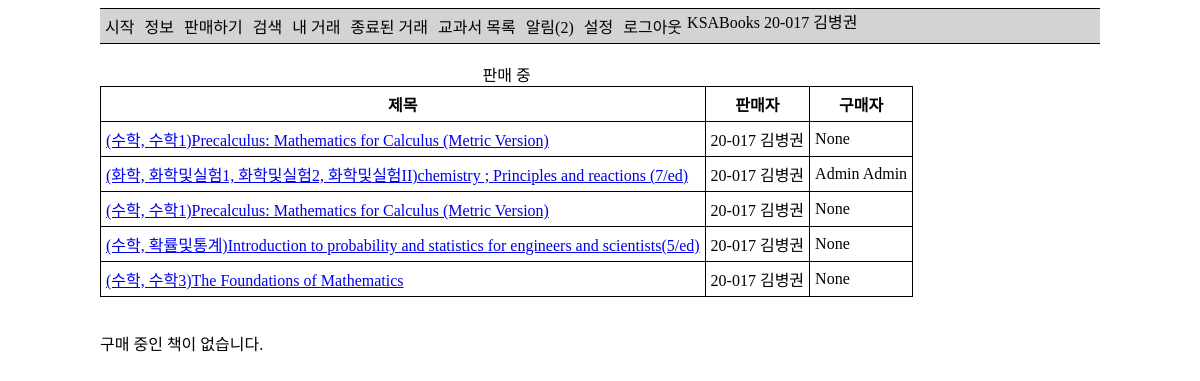
Page /my-offers/ (signed in) on the committed database.
### ksa_books_app/models.py (models this page shows)
class StudentUser(AbstractBaseUser, PermissionsMixin):
    objects = StudentUserManager()
    student_id = models.CharField(max_length=10, verbose_name='학번', help_text='00-000', unique=True)
    name = models.CharField(max_length=100, verbose_name='이름')
    email = models.EmailField()
    is_active = models.BooleanField(default=True)
    is_admin = models.BooleanField(default=False)
    is_superuser = models.BooleanField(default=False)
    is_staff = models.BooleanField(default=False)
    date_joined = models.DateTimeField(auto_now_add=True)
    notifications = models.ManyToManyField(Notification, blank=True)
    unread_notification = models.PositiveIntegerField(default=0)
    notify_books = models.ManyToManyField(Book, verbose_name='원하는 책', blank=True)
    notify_comment = models.BooleanField(default=True, verbose_name='자신에게 댓글을 썼을 때')
    notify_new_offer = models.BooleanField(default=True, verbose_name='원하는 책이 올라왔을 때')
    notify_sold_to_user = models.BooleanField(default=True, verbose_name='자신에게 책을 판매했을 때')
    notify_sold_to_other = models.BooleanField(default=True, verbose_name='구매 신청한 책이 다른 사람에게 판매되었을 때')
    notify_new_want = models.BooleanField(default=True, verbose_name='자신의 책을 누군가 구매 신청했을 때')
    USERNAME_FIELD = 'student_id'
    REQUIRED_FIELDS = ['name']
    def __str__(self):
        return ' '.join([self.student_id, self.name])
    def is_international(self):
        return self.student_id[3] == '2'

class Offer(models.Model):
    seller = models.ForeignKey(settings.AUTH_USER_MODEL, on_delete=models.SET_NULL, null=True,
                               related_name='offer_seller')
    buyer = models.ForeignKey(settings.AUTH_USER_MODEL, on_delete=models.SET_NULL, null=True, blank=True,
                              related_name='offer_buyer')
    want_users = models.ManyToManyField(settings.AUTH_USER_MODEL, blank=True)
    seller_done = models.BooleanField(null=True, default=False)
    buyer_done = models.BooleanField(null=True, default=False)
    book = models.ForeignKey(Book, on_delete=models.SET_NULL, null=True, verbose_name='책')
    price = models.PositiveIntegerField(verbose_name='판매 가격')
    worn_degree = models.CharField(choices=QUALITY, max_length=1, verbose_name='낡은 정도')
    worn_explain = models.TextField(verbose_name='설명', null=True, blank=True)
    note_degree = models.CharField(choices=QUALITY, max_length=1, verbose_name='필기 정도')
    note_explain = models.TextField(verbose_name='설명', null=True, blank=True)
    other = models.TextField(verbose_name='기타 내용', null=True, blank=True)
    date_time = models.DateTimeField(auto_now_add=True, null=True)
    views = models.ManyToManyField(settings.AUTH_USER_MODEL, blank=True, related_name='views')
    def get_absolute_url(self):
        return reverse('check-offer', args=[str(self.id)])

class Book(models.Model):
    title = models.CharField(max_length=100, verbose_name='제목')
    author = models.CharField(max_length=100, verbose_name='저자')
    courses = models.ManyToManyField(Course, verbose_name='과목')
    subject = models.ForeignKey(Subject, verbose_name='교과', on_delete=models.SET_NULL, null=True)
    publisher = models.CharField(max_length=100, verbose_name='출판사')
    isbn = models.CharField(max_length=13, verbose_name='ISBN',
                            help_text='13 Character <a href="https://www.isbn-international.org/content/what-isbn">ISBN number</a>')
    list_price = models.PositiveIntegerField(verbose_name='정가', null=True, blank=True)
    group_price = models.PositiveIntegerField(verbose_name='공동구매 가격', null=True, blank=True)
    using = models.BooleanField(verbose_name='사용 여부')
    class Meta:
        permissions = (
            ('load_data', 'Can load data'),
        )
        ordering = ['subject']
    def __str__(self):
        return f'({self.subject}, {self.display_courses()}){self.title}'
    def display_courses(self):
        return ', '.join([str(c) for c in self.courses.all()])
    display_courses.short_description = '수업'

class Subject(models.Model):
    name = models.CharField(max_length=10, verbose_name='교과명')
    def __str__(self):
        return self.name

class Course(models.Model):
    subject = models.ForeignKey(Subject, on_delete=models.SET_NULL, verbose_name='교과', null=True)
    name = models.CharField(max_length=50, verbose_name='과목명')
    open = models.BooleanField(verbose_name='수강 가능')
    def __str__(self):
        return self.name

### ksa_books_app/views.py (the view)
# urls.py: path('my-offers/', views.my_offers, name='my-offers'),
@login_required
def my_offers(request):
    sell_offers = Offer.objects.filter(seller=request.user).filter(seller_done=False)
    buy_offers = Offer.objects.filter(want_users=request.user).filter(buyer_done=False)
    context = {
        'sell_offers': sell_offers,
        'buy_offers': buy_offers,
    }
    return render(request, 'my_offers.html', context=context)

### ksa_books_app/templates/my_offers.html
{% extends 'base_generic.html' %}
{% block content %}
    {% if sell_offers %}
        <table>
            <caption>판매 중</caption>
            <tr>
                <th>제목</th>
                <th>판매자</th>
                <th>구매자</th>
            </tr>
            {% for sell_offer in sell_offers %}
                <tr>
                    <td><a href="{{ sell_offer.get_absolute_url }}">{{ sell_offer.book }}</a></td>
                    <td>{{ sell_offer.seller }}</td>
                    <td>{{ sell_offer.buyer }}</td>
                </tr>
            {% endfor %}
        </table>
    {% else %}
        <p>판매 중인 책이 없습니다.</p>
    {% endif %}
    <br>
    {% if buy_offers %}
        <table>
            <caption>구매 중</caption>
            <tr>
                <th>제목</th>
                <th>판매자</th>
                <th>구매자</th>
            </tr>
            {% for buy_offer in buy_offers %}
                <tr>
                    <td><a href="{{ buy_offer.get_absolute_url }}">{{ buy_offer.book }}</a></td>
                    <td>{{ buy_offer.seller }}</td>
                    <td>{{ buy_offer.buyer }}</td>
                </tr>
            {% endfor %}
        </table>
    {% else %}
        <p>구매 중인 책이 없습니다.</p>
    {% endif %}
{% endblock %}

### ksa_books_app/templates/base_generic.html (shortened to what this page needs)
{% load tags %}
<!DOCTYPE html>
<html lang="ko">
<head>
</head>
<body>
    <div class="container">
        <div class="navigation">
            <span>KSABooks</span>
            <a href="{% url 'home' %}">시작</a>
            <a href="{% url 'about' %}">정보</a>
            <a href="{% url 'sell' %}">판매하기</a>
            <a href="{% url 'search' %}">검색</a>
            <a href="{% url 'my-offers' %}">내 거래</a>
            <a href="{% url 'past-transaction' %}">종료된 거래</a>
            <a href="{% url 'book-list' %}">교과서 목록</a>
            {% if user.unread_notification == 0 or not user.is_authenticated %}
                <a href="{% url 'notification' %}">알림</a>
            {% else %}
                <a href="{% url 'notification' %}">알림({{ user.unread_notification }})</a>
            {% endif %}
            <a href="{% url 'setting' %}">설정</a>
            {% if user.is_authenticated %}
                <a href="{% url 'logout' %}">로그아웃</a>
            {% else %}
                <a href="{% url 'login' %}">로그인</a>
            {% endif %}
            {% if user.is_authenticated %}
                <span>{{ user }}</span>
            {% endif %}
        </div>
        <br>
        {% block content %}{% endblock %}
    </div>
</body>
</html>

### ksa_books_app/templates/base_generic.html (style rules this page uses)
table, th, td { border: 1px solid #000000; border-collapse: collapse; padding: 5px; }
p { word-break: keep-all; }
.container { max-width: 1000px; margin: auto; }
.navigation { overflow: hidden; background-color: lightgray; border-top: 1px solid black; border-bottom: 1px solid black; }
.navigation a { float: left; display: block; text-align: center; padding: 5px 5px; text-decoration: none; }
.navigation a { color: black; }

### rows in the picture
StudentUser: unread_notification "2", student+name "20-017 김병권"
Offer: book "(수학, 수학1)Precalculus: Mathematics for Calculus (Metric Version)", seller "20-017 김병권", buyer "None"
Offer: book "(화학, 화학및실험1, 화학및실험2, 화학및실험II)chemistry ; Principles and reactions (7/ed)", seller "20-017 김병권", buyer "Admin Admin"
Offer: book "(수학, 수학1)Precalculus: Mathematics for Calculus (Metric Version)", seller "20-017 김병권", buyer "None"
Offer: book "(수학, 확률및통계)Introduction to probability and statistics for engineers and scientists(5/ed)", seller "20-017 김병권", buyer "None"
Offer: book "(수학, 수학3)The Foundations of Mathematics", seller "20-017 김병권", buyer "None"
